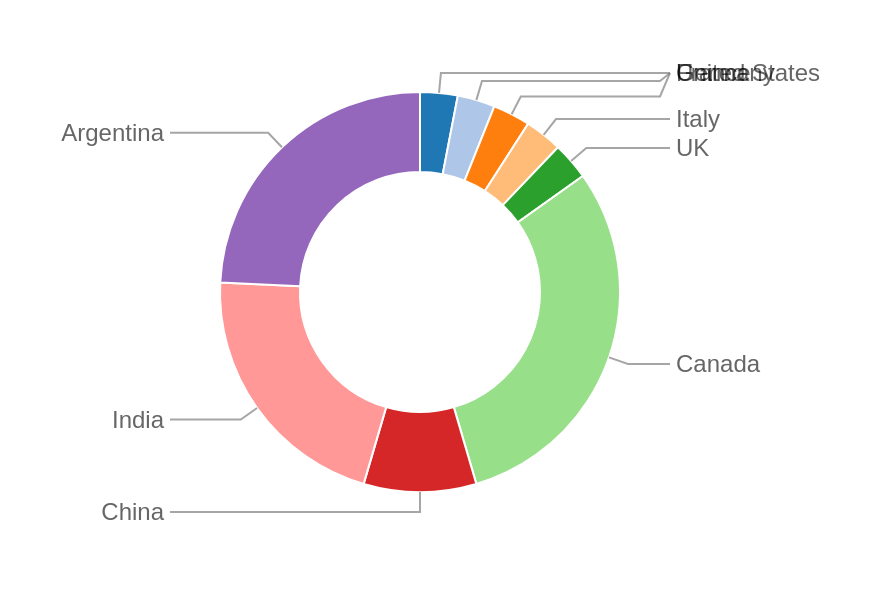

This figure's Vega-Lite source:
### Vega specification from a JSON file in a GitHub repository (floating-point values rounded to 4 significant figures)
{"$schema": "https://vega.github.io/schema/vega/v6.json", "description": "Donut with non-overlapping labels.", "width": 200, "height": 200, "autosize": "pad", "padding": 30, "signals": [{"name": "startAngle", "value": 0, "bind": {"input": "range", "min": 0, "max": 6.29, "step": 0.01}}, {"name": "sortField", "update": "''", "description": "Sort field if desired"}, {"name": "sortOrder", "update": "''", "description": "Sort order if desired (ascending or descending)"}, {"name": "labelFontSize", "init": "12", "description": "The font size used for labels"}, {"name": "labelHeight", "update": "labelFontSize", "description": "This is approximately the same as the label font size but can be adjusted if you want extra padding"}, {"name": "innerRadius", "update": "60"}, {"name": "outerRadius", "update": "100"}, {"name": "counter", "description": "Counter used to loop through an array", "value": 0, "on": [{"events": {"type": "timer", "throttle": 0}, "update": "counter<length(data('labelPositions'))?counter + 1:counter"}, {"events": {"signal": "leftRightCount"}, "update": "0"}]}, {"name": "shiftArray", "description": "An array of shift positions", "update": "{right: leftRightCount.right!=0? pluck(data('labelPositions')[0]['shiftArray'],'shift'):[], left: leftRightCount.left!=0? pluck(data('labelPositions')[leftRightCount.right]['shiftArray'],'shift'):[]}"}, {"name": "leftRightCountArray", "description": "Array of label sides", "update": "reverse(sort( pluck( data('labelPositions'), 'side')))"}, {"name": "leftRightCount", "description": "Count of  label sides", "update": "{right:lastindexof(leftRightCountArray,'right')+1,left:length(leftRightCountArray)- (lastindexof(leftRightCountArray,'right')+1)}"}, {"name": "p1", "description": "Used to loop through position array one element at a time with a running sum but reseting the counter to 0 if it ever goes negative", "value": {"right": 0, "left": 0}, "on": [{"events": {"signal": "leftRightCount"}, "update": "{'right': 0, 'left': 0}"}, {"events": {"signal": "counter"}, "update": "{right:shiftArray.right[counter-1]+p1.right<0?0:shiftArray.right[counter-1]+p1.right, left:shiftArray.left[counter-1]+p1.left<0?0:shiftArray.left[counter-1]+p1.left}", "force": true}]}, {"name": "p2", "description": "Used to reassemble the position array as a string with final shift positions", "value": {"right": [], "left": []}, "on": [{"events": {"signal": "leftRightCount"}, "update": "{'right': [], 'left': []}"}, {"events": {"signal": "p1"}, "update": "{right:length(p2.right)!=0? p1.right+','+p2.right:p1.right,left:length(p2.left)!=0? p1.left+','+p2.left:p1.left}"}]}, {"name": "shiftArrayRunning", "description": "Converts a string to an array and reverses", "update": "{right:reverse(split(p2.right,',')),left:reverse(split(p2.left,','))}"}], "data": [{"name": "table", "values": [{"id": "United States", "value": 1}, {"id": "France", "value": 1}, {"id": "Germany", "value": 1}, {"id": "Italy", "value": 1}, {"id": "UK", "value": 1}, {"id": "Canada", "value": 10}, {"id": "China", "value": 3}, {"id": "India", "value": 7}, {"id": "Argentina", "value": 8}], "transform": [{"type": "collect", "sort": {"field": {"signal": "sortField"}, "order": {"signal": "sortOrder"}}}, {"type": "pie", "field": "value", "startAngle": {"signal": "startAngle"}, "endAngle": {"signal": "round((2*PI)*10000)/10000+startAngle"}}, {"type": "formula", "as": "middleAngle", "expr": " (((datum.endAngle - datum.startAngle)/2) + datum.startAngle)-PI/2"}, {"type": "formula", "as": "side", "expr": "datum.middleAngle + PI/2  <= PI || datum.middleAngle + PI/2 >= 2*PI && datum.middleAngle + PI/2 <= PI*3?'right':'left'"}, {"type": "formula", "as": "x1", "expr": " (outerRadius *cos(datum.middleAngle))+width/2 "}, {"type": "formula", "as": "y1", "expr": " (outerRadius*sin(datum.middleAngle))+width/2 "}, {"type": "formula", "as": "x2", "expr": " ((outerRadius+10)*cos(datum.middleAngle))+width/2 "}, {"type": "formula", "as": "y2", "expr": " ((outerRadius+10)*sin(datum.middleAngle))+width/2 "}, {"type": "formula", "as": "x3", "expr": "datum.side== 'right'?outerRadius+(width/2)+20:(width/2)-outerRadius-20"}, {"type": "formula", "as": "bin", "expr": "0"}]}, {"name": "leftExt", "source": ["table"], "transform": [{"type": "filter", "expr": "datum.side=='left'"}, {"type": "extent", "field": "y2", "signal": "leftExt"}]}, {"name": "rightExt", "source": ["table"], "transform": [{"type": "filter", "expr": "datum.side=='right'"}, {"type": "extent", "field": "y2", "signal": "rightExt"}]}, {"name": "labelSequenceRight", "transform": [{"type": "sequence", "start": {"signal": "rightExt[0]"}, "stop": {"signal": "(rightExt[1]+labelHeight)"}, "step": {"signal": "labelHeight"}, "as": "bin"}, {"type": "formula", "expr": "'right'", "as": "side"}]}, {"name": "labelSequenceLeft", "transform": [{"type": "sequence", "start": {"signal": "leftExt[0]"}, "stop": {"signal": "(leftExt[1]+labelHeight)"}, "step": {"signal": "labelHeight"}, "as": "bin"}, {"type": "formula", "expr": "'left'", "as": "side"}]}, {"name": "labelBinsRight", "source": ["rightExt", "labelSequenceRight"], "transform": [{"type": "bin", "field": "y2", "step": {"signal": "labelHeight"}, "extent": {"signal": "rightExt"}, "interval": false, "as": ["binTemp", "bin1"], "nice": false}, {"type": "formula", "expr": "datum.bin==0?datum.binTemp:datum.bin", "as": "bin"}]}, {"name": "labelBinsLeft", "source": ["leftExt", "labelSequenceLeft"], "transform": [{"type": "bin", "field": "y2", "step": {"signal": "labelHeight"}, "extent": {"signal": "leftExt"}, "interval": false, "as": ["binTemp", "bin1"], "nice": false}, {"type": "formula", "expr": "datum.bin==0?datum.binTemp:datum.bin", "as": "bin"}]}, {"name": "labelPositions", "source": ["labelBinsLeft", "labelBinsRight"], "transform": [{"type": "joinaggregate", "ops": ["count"], "as": ["count"], "groupby": ["side", "bin"]}, {"type": "filter", "expr": "datum.value != null || datum.count == 1"}, {"type": "formula", "expr": "datum.count-1", "as": "count"}, {"type": "collect", "sort": {"field": ["side", "bin"], "order": ["descending", "ascending"]}}, {"type": "window", "sort": {"field": ["bin", "y2"], "order": ["ascending", "ascending"]}, "ops": ["row_number"], "as": ["index"], "groupby": ["side"]}, {"type": "window", "sort": {"field": "index", "order": "ascending"}, "ops": ["row_number"], "groupby": ["side", "bin"]}, {"type": "formula", "expr": "datum.value==0?0:datum.row_number", "as": "row_number"}, {"type": "formula", "expr": "datum.value==null?-labelHeight:datum.row_number==1?0:labelHeight", "as": "shift"}, {"type": "collect", "sort": {"field": ["side", "index"], "order": ["descending", "ascending"]}}, {"type": "joinaggregate", "ops": ["values"], "as": ["shiftArray"], "fields": ["shift"], "groupby": ["side"]}]}, {"name": "labelPositionsFinal", "source": ["labelPositions"], "transform": [{"type": "collect", "sort": {"field": ["side", "index"], "order": ["descending", "ascending"]}}, {"type": "formula", "expr": "datum.side=='right'?toNumber(shiftArrayRunning.right[datum.index-1]):toNumber(shiftArrayRunning.left[datum.index-1])", "as": "shiftArrayRunning"}, {"type": "formula", "expr": "datum.shiftArrayRunning+datum.bin", "as": "binShifted"}, {"type": "formula", "as": "x4", "expr": "datum.side== 'right'?outerRadius+(width/2)+25:(width/2)-outerRadius-25"}, {"type": "window", "sort": {"field": "index", "order": "ascending"}, "ops": ["lead"], "fields": ["shift"], "groupby": ["side"]}, {"type": "formula", "as": "y4", "expr": "datum.y2>datum.binShifted&&datum.lead_shift<0?datum.y2:datum.binShifted"}, {"type": "formula", "as": "labelPath", "expr": "datum.value==null?'': 'M '+ datum.x1 + ' ' + datum.y1 + 'L'+ datum.x2 + ' ' + datum.y2 + ' H'+ datum.x3  +'L '+ datum.x4 + ' ' + datum.y4 "}]}], "scales": [{"name": "color", "type": "ordinal", "domain": {"data": "table", "field": "id"}, "range": {"scheme": "category20"}}], "marks": [{"type": "arc", "from": {"data": "table"}, "encode": {"enter": {"fill": {"scale": "color", "field": "id"}, "x": {"signal": "width / 2"}, "y": {"signal": "height / 2"}, "stroke": {"value": "white"}}, "update": {"startAngle": {"field": "startAngle"}, "endAngle": {"field": "endAngle"}, "innerRadius": {"signal": "innerRadius"}, "outerRadius": {"signal": "outerRadius"}}}}, {"type": "path", "name": "labelPath", "from": {"data": "labelPositionsFinal"}, "encode": {"update": {"strokeWidth": {"value": 1}, "path": {"field": "labelPath"}, "stroke": {"value": "grey"}, "opacity": {"value": 0.7}}}}, {"type": "rect", "from": {"data": "labelPositionsFinal"}, "description": "Debug boxes. Opacity is set to zero but can be changed to better understand how the bins are being layed out", "encode": {"update": {"x": {"field": "x4"}, "y": {"field": "y4"}, "width": {"value": 20}, "height": {"signal": "labelHeight"}, "strokeWidth": {"value": 2}, "stroke": {"value": "grey"}, "fill": {"value": "#4682b4"}, "opacity": {"signal": "datum.value==null?0:0"}}}}, {"type": "text", "name": "labels", "from": {"data": "labelPositionsFinal"}, "encode": {"update": {"text": {"field": "id"}, "opacity": {"value": 0.6}, "fill": {"value": "black"}, "baseline": {"value": "middle"}, "align": {"signal": "datum.side=='left'?'right':'left'"}, "dx": {"signal": "datum.side=='left'?-3:3"}, "x": {"field": "x4"}, "y": {"field": "y4"}, "fontSize": {"signal": "labelFontSize"}}}}]}
